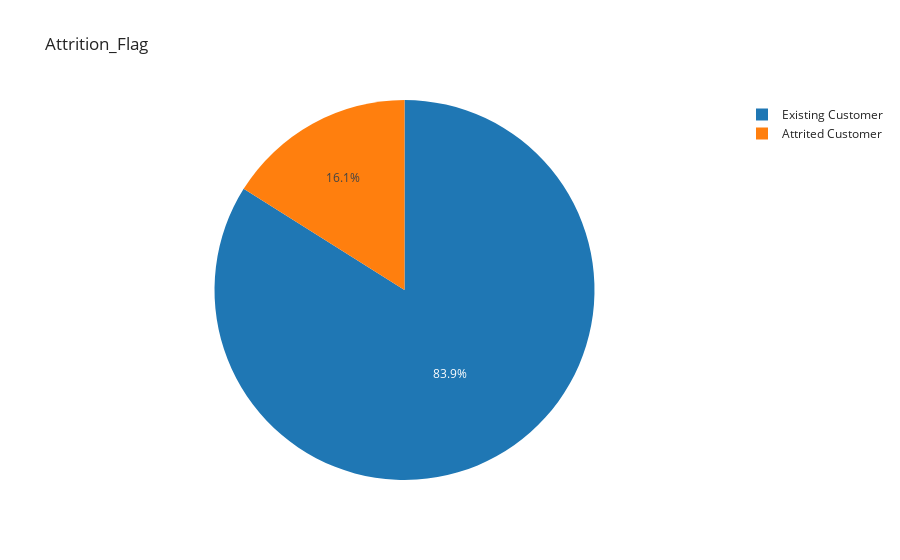
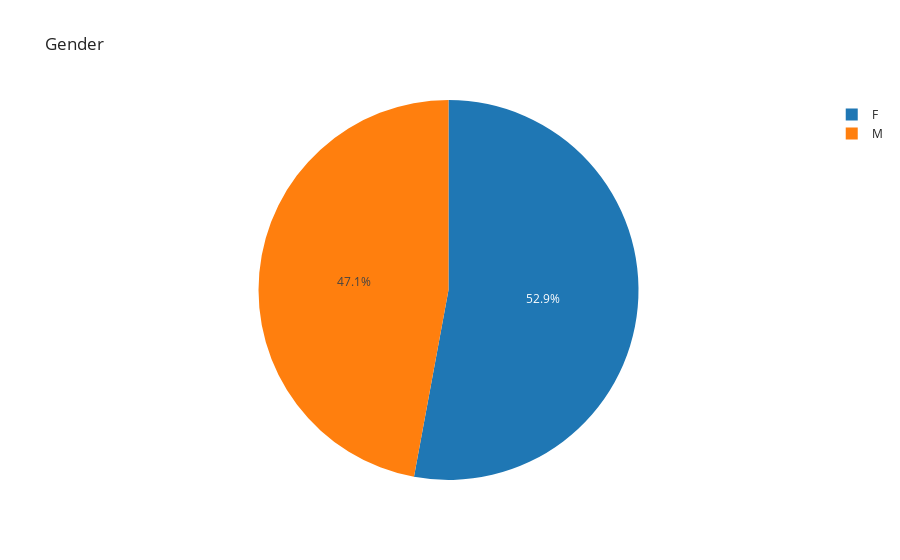
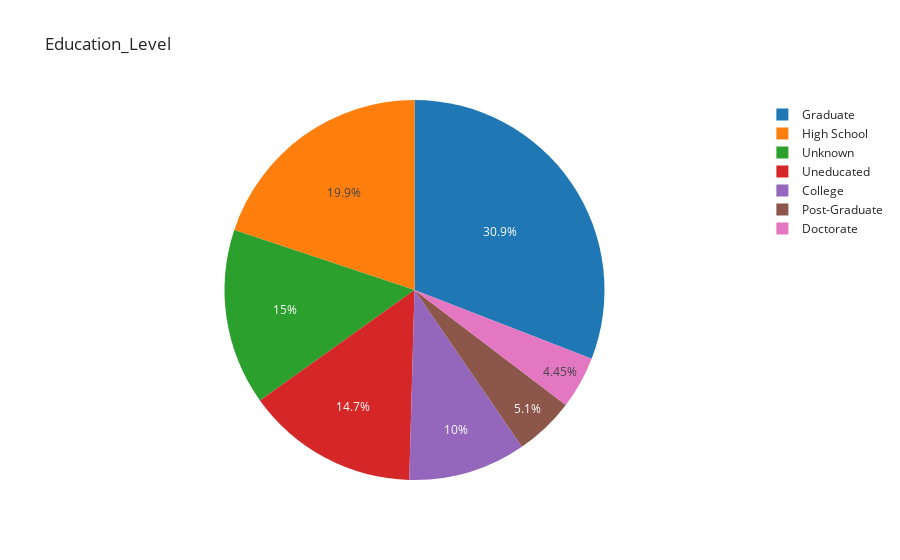
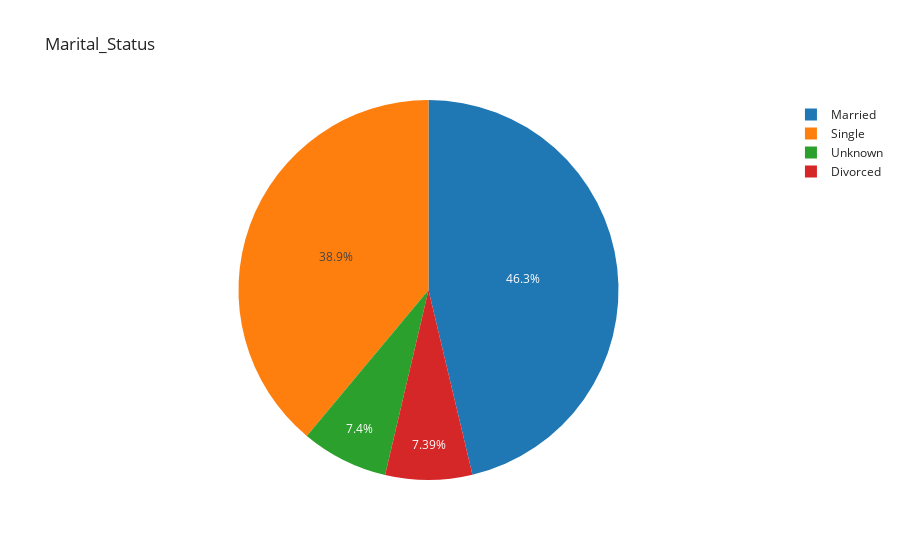

The cell these charts' notebook holds for them, in order:
### Code cell
plotPies(data)

### Figure 1 — Plotly figure (JSON) as saved in the notebook; plotly's stock layout.template omitted (floating-point values rounded to 4 significant figures)
{"data": [{"domain": {"x": [0, 1], "y": [0, 1]}, "hovertemplate": "label=%{label}<br>Attrition_Flag=%{value}<extra></extra>", "labels": ["Existing Customer", "Attrited Customer"], "legendgroup": "", "name": "", "showlegend": true, "type": "pie", "values": [8500, 1627]}], "layout": {"legend": {"tracegroupgap": 0}, "title": {"text": "Attrition_Flag"}}}

### Figure 2 — Plotly figure (JSON) as saved in the notebook; plotly's stock layout.template omitted (floating-point values rounded to 4 significant figures)
{"data": [{"domain": {"x": [0, 1], "y": [0, 1]}, "hovertemplate": "label=%{label}<br>Gender=%{value}<extra></extra>", "labels": ["F", "M"], "legendgroup": "", "name": "", "showlegend": true, "type": "pie", "values": [5358, 4769]}], "layout": {"legend": {"tracegroupgap": 0}, "title": {"text": "Gender"}}}

### Figure 3 — Plotly figure (JSON) as saved in the notebook; plotly's stock layout.template omitted (floating-point values rounded to 4 significant figures)
{"data": [{"domain": {"x": [0, 1], "y": [0, 1]}, "hovertemplate": "label=%{label}<br>Education_Level=%{value}<extra></extra>", "labels": ["Graduate", "High School", "Unknown", "Uneducated", "College", "Post-Graduate", "Doctorate"], "legendgroup": "", "name": "", "showlegend": true, "type": "pie", "values": [3128, 2013, 1519, 1487, 1013, 516, 451]}], "layout": {"legend": {"tracegroupgap": 0}, "title": {"text": "Education_Level"}}}

### Figure 4 — Plotly figure (JSON) as saved in the notebook; plotly's stock layout.template omitted (floating-point values rounded to 4 significant figures)
{"data": [{"domain": {"x": [0, 1], "y": [0, 1]}, "hovertemplate": "label=%{label}<br>Marital_Status=%{value}<extra></extra>", "labels": ["Married", "Single", "Unknown", "Divorced"], "legendgroup": "", "name": "", "showlegend": true, "type": "pie", "values": [4687, 3943, 749, 748]}], "layout": {"legend": {"tracegroupgap": 0}, "title": {"text": "Marital_Status"}}}
